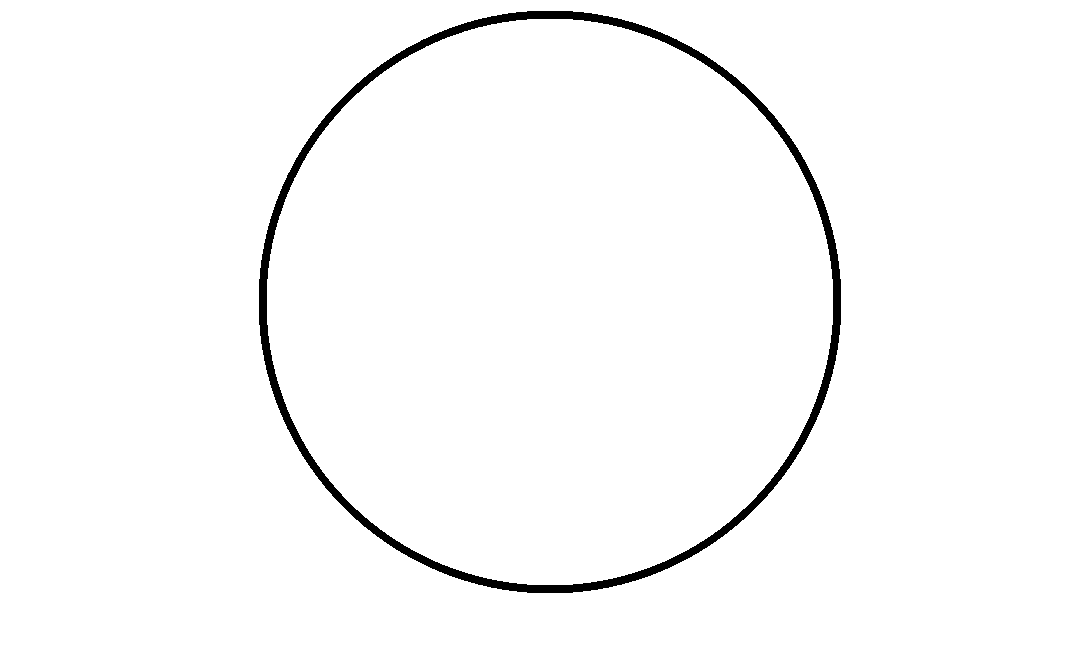
#> input picture braco/circ.png, 1076 x 672 px
$ python pos_contors.py
#> lines starting #> are read from the running program, lines starting #| are printed output that depends on the picture; after the words box and inside, x2 and y2 are one past the last pixel; in counts of white or black regions, pixels touching at a corner belong together
import cv2
import numpy as np
from math import pi, cos, sin, tan, asin, acos, atan, sqrt

from matplotlib import pyplot as plt

img = cv2.imread("circ.png", cv2.IMREAD_GRAYSCALE)
#> img: shape (672, 1076); 98.1% white; 1 black region, box (x1, y1, x2, y2) and area: (259, 11, 841, 593) 13910

rows, cols = img.shape
#> rows = 672; cols = 1076

th, thresh = cv2.threshold(img, 100, 255, cv2.THRESH_BINARY)

thresh = cv2.bitwise_not(thresh)
#> thresh: shape (672, 1076); 1.9% white; 1 white region

contours, hierarchy = cv2.findContours(thresh, cv2.RETR_TREE, cv2.CHAIN_APPROX_SIMPLE)
#> contours = 2 contours; box (x1, y1, x2, y2) and area: (259, 11, 841, 593) 265783, (266, 18, 834, 586) 253499

zeros_img = np.zeros([rows, cols])

#for i in range(len(contours)):
#	cv2.drawContours(zeros_img, contours, i, 255, 1)

cv2.drawContours(zeros_img, contours, 1, 255, 1)
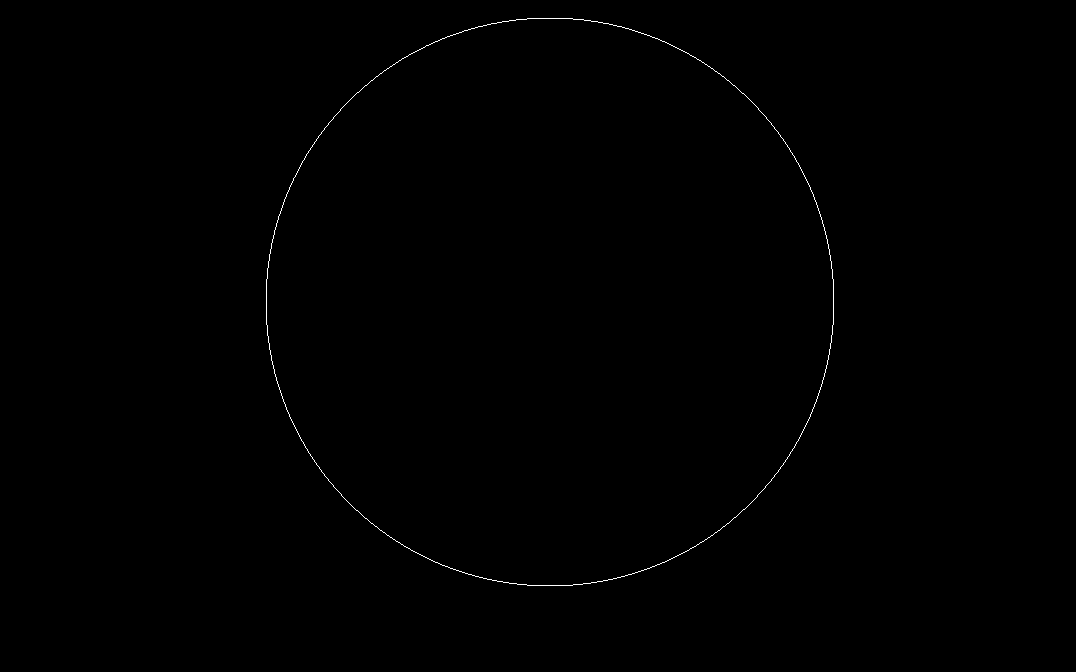
#> zeros_img: shape (672, 1076) float64; 0.22% white in thin lines or dots, all inside (x1, y1, x2, y2) = (266, 18, 834, 586)

arq = open('angs.txt', 'w')

r1 = 1100
r2 = 1100

def to_degree(ang):
	return ang*180.0/pi

def deflexoes(i, j):
	x = j+100
	y = rows/2 - i if rows/2 - i != 0 else 1
	r = sqrt(x*x + y*y)
	if(r1+r2 > r):
		s1 = to_degree( -1*acos((r*r + r1*r1 - r2*r2)/(2*r*r1)) + np.arctan2(y, x))
		s2 = to_degree(pi - acos((r1*r1 + r2*r2 - r*r)/(2*r1*r2)))
		arq.write(str(s1) + ' ' + str(s2) + '\n')

i = 0
j = 0
while j < cols:
	while (zeros_img[i][j] < 1):
		i+=1
		if i == rows:
			break
	if i < rows:
		zeros_img[i][j] = 0
		deflexoes(i, j)
		break
	i = 0
	j += 1
#> after the loop, j = 266

def proximo_bit(i, j):
	indice = [(1, 0), (1, 1), (0, 1), (-1, 1), (-1, 0), (-1, -1), (0, -1), (1, -1)]
	try:
		for xy in indice:
			if zeros_img[i+xy[0]][j+xy[1]]:
				return i+xy[0], j+xy[1]
		return 0
	except:
		return 0

while True:
	try:
		i, j = proximo_bit(i, j)
		zeros_img[i][j] = 0
		deflexoes(i, j)
	except:
		break
#> zeros_img: shape (672, 1076) float64; every value is 0

'''
while sum(sum(zeros_img)) > 0:
	i = 0
	j = 0
	while j < cols:
		while (zeros_img[i][j] < 1):
			i+=1
			if i == rows:
				break
		if i < rows:
			zeros_img[i][j] = 0
			deflexoes(i, j)
		i = 0
		j+= 1

	j -= 1

	while j > -1:
		while (zeros_img[i][j] < 1):
			i+=1
			if i == rows:
				break
		if i < rows:
			zeros_img[i][j] = 0
			deflexoes(i, j)
		i = 0
		j -= 1
'''
'''
for i in range(rows):
	for j in range(cols):
		if zeros_img[i][j] > 0:
			deflexoes(i, j)
'''
'''
i = 0
j = 0
while j < cols:
	while (zeros_img[i][j] < 1):
		i+=1
		if i == rows:
			break
	if i < rows:
		zeros_img[i][j] = 0
		deflexoes(i, j)
	i = 0
	j+= 1

j -= 1

while j > -1:
	while (zeros_img[i][j] < 1):
		i+=1
		if i == rows:
			break
	if i < rows:
		zeros_img[i][j] = 0
		deflexoes(i, j)
	i = 0
	j -= 1
'''
